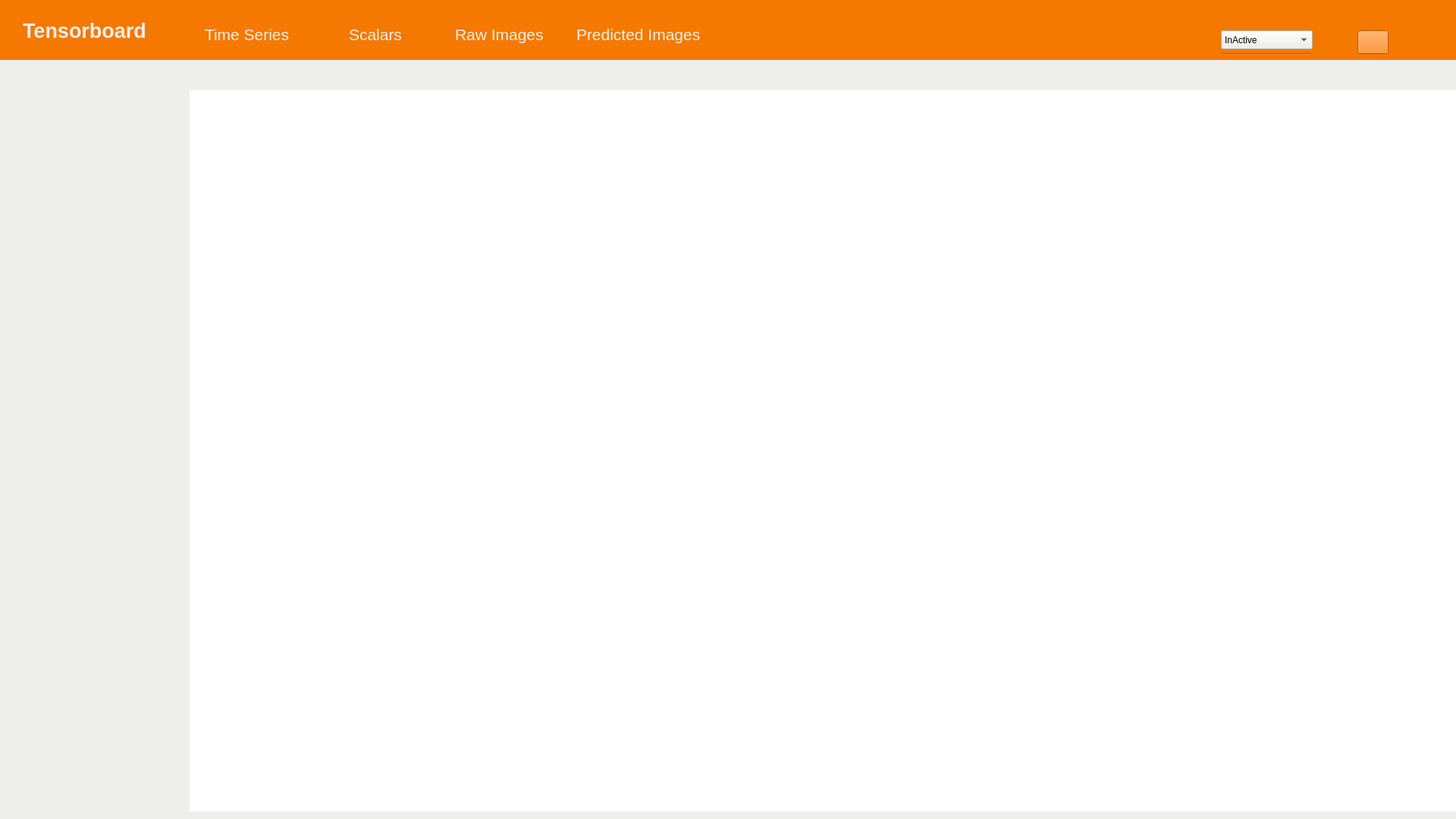
<?xml version="1.0" encoding="UTF-8"?>
<ui version="4.0">
 <class>Widget</class>
 <widget class="QWidget" name="Widget">
  <property name="geometry">
   <rect>
    <x>0</x>
    <y>0</y>
    <width>1920</width>
    <height>1080</height>
   </rect>
  </property>
  <property name="windowTitle">
   <string>Widget</string>
  </property>
  <widget class="QWidget" name="verticalLayoutWidget">
   <property name="geometry">
    <rect>
     <x>0</x>
     <y>0</y>
     <width>1921</width>
     <height>80</height>
    </rect>
   </property>
   <layout class="QVBoxLayout" name="verticalLayout">
    <item>
     <widget class="QWidget" name="widget" native="true">
      <property name="styleSheet">
       <string notr="true">background-color: rgb(245, 121, 0);</string>
      </property>
      <widget class="QLabel" name="label">
       <property name="geometry">
        <rect>
         <x>30</x>
         <y>20</y>
         <width>201</width>
         <height>41</height>
        </rect>
       </property>
       <property name="text">
        <string>&lt;html&gt;&lt;head/&gt;&lt;body&gt;&lt;p&gt;&lt;span style=&quot; font-size:20pt; font-weight:700; color:#eeeeec;&quot;&gt;Tensorboard&lt;/span&gt;&lt;/p&gt;&lt;/body&gt;&lt;/html&gt;</string>
       </property>
      </widget>
      <widget class="QLabel" name="label_2">
       <property name="geometry">
        <rect>
         <x>270</x>
         <y>30</y>
         <width>151</width>
         <height>31</height>
        </rect>
       </property>
       <property name="text">
        <string>&lt;html&gt;&lt;head/&gt;&lt;body&gt;&lt;p&gt;&lt;span style=&quot; font-size:16pt; color:#eeeeec;&quot;&gt;Time Series&lt;/span&gt;&lt;/p&gt;&lt;/body&gt;&lt;/html&gt;</string>
       </property>
      </widget>
      <widget class="QLabel" name="label_3">
       <property name="geometry">
        <rect>
         <x>460</x>
         <y>30</y>
         <width>91</width>
         <height>31</height>
        </rect>
       </property>
       <property name="text">
        <string>&lt;html&gt;&lt;head/&gt;&lt;body&gt;&lt;p&gt;&lt;span style=&quot; font-size:16pt; color:#eeeeec;&quot;&gt;Scalars&lt;/span&gt;&lt;/p&gt;&lt;/body&gt;&lt;/html&gt;</string>
       </property>
      </widget>
      <widget class="QLabel" name="label_4">
       <property name="geometry">
        <rect>
         <x>600</x>
         <y>30</y>
         <width>131</width>
         <height>31</height>
        </rect>
       </property>
       <property name="text">
        <string>&lt;html&gt;&lt;head/&gt;&lt;body&gt;&lt;p&gt;&lt;span style=&quot; font-size:16pt; color:#eeeeec;&quot;&gt;Raw Images&lt;/span&gt;&lt;/p&gt;&lt;/body&gt;&lt;/html&gt;</string>
       </property>
      </widget>
      <widget class="QLabel" name="label_5">
       <property name="geometry">
        <rect>
         <x>760</x>
         <y>30</y>
         <width>181</width>
         <height>31</height>
        </rect>
       </property>
       <property name="text">
        <string>&lt;html&gt;&lt;head/&gt;&lt;body&gt;&lt;p&gt;&lt;span style=&quot; font-size:16pt; color:#eeeeec;&quot;&gt;Predicted Images&lt;/span&gt;&lt;/p&gt;&lt;/body&gt;&lt;/html&gt;</string>
       </property>
      </widget>
      <widget class="Line" name="line">
       <property name="geometry">
        <rect>
         <x>1610</x>
         <y>70</y>
         <width>118</width>
         <height>3</height>
        </rect>
       </property>
       <property name="styleSheet">
        <string notr="true">border-color: rgb(238, 238, 236);
color: rgb(238, 238, 236);</string>
       </property>
       <property name="orientation">
        <enum>Qt::Horizontal</enum>
       </property>
      </widget>
      <widget class="QComboBox" name="comboBox">
       <property name="geometry">
        <rect>
         <x>1610</x>
         <y>40</y>
         <width>121</width>
         <height>25</height>
        </rect>
       </property>
       <property name="styleSheet">
        <string notr="true">background-color: rgb(238, 238, 236);</string>
       </property>
       <item>
        <property name="text">
         <string>InActive</string>
        </property>
       </item>
       <item>
        <property name="text">
         <string>Active</string>
        </property>
       </item>
      </widget>
      <widget class="QLabel" name="label_6">
       <property name="geometry">
        <rect>
         <x>1820</x>
         <y>30</y>
         <width>71</width>
         <height>31</height>
        </rect>
       </property>
       <property name="whatsThis">
        <string>&lt;html&gt;&lt;head/&gt;&lt;body&gt;&lt;p&gt;&lt;img src=&quot;:/Icons/settings.png&quot;/&gt;&lt;/p&gt;&lt;/body&gt;&lt;/html&gt;</string>
       </property>
       <property name="text">
        <string/>
       </property>
      </widget>
      <widget class="QPushButton" name="pushButton">
       <property name="geometry">
        <rect>
         <x>1790</x>
         <y>40</y>
         <width>41</width>
         <height>31</height>
        </rect>
       </property>
       <property name="whatsThis">
        <string>&lt;html&gt;&lt;head/&gt;&lt;body&gt;&lt;p&gt;&lt;img src=&quot;:/Icons/settings.png&quot;/&gt;&lt;/p&gt;&lt;/body&gt;&lt;/html&gt;</string>
       </property>
       <property name="styleSheet">
        <string notr="true">image: url(:/Icons/settings.png);</string>
       </property>
       <property name="text">
        <string/>
       </property>
      </widget>
     </widget>
    </item>
   </layout>
  </widget>
  <widget class="QWidget" name="widget_2" native="true">
   <property name="geometry">
    <rect>
     <x>0</x>
     <y>79</y>
     <width>1920</width>
     <height>1251</height>
    </rect>
   </property>
   <property name="styleSheet">
    <string notr="true">background-color: rgb(238, 238, 236);</string>
   </property>
   <widget class="QWidget" name="widget_3" native="true">
    <property name="geometry">
     <rect>
      <x>0</x>
      <y>0</y>
      <width>251</width>
      <height>1001</height>
     </rect>
    </property>
   </widget>
   <widget class="QWidget" name="widget_4" native="true">
    <property name="geometry">
     <rect>
      <x>250</x>
      <y>-10</y>
      <width>1671</width>
      <height>61</height>
     </rect>
    </property>
   </widget>
   <widget class="QWidget" name="widget_5" native="true">
    <property name="geometry">
     <rect>
      <x>250</x>
      <y>40</y>
      <width>1691</width>
      <height>951</height>
     </rect>
    </property>
    <property name="styleSheet">
     <string notr="true">background-color: rgb(255, 255, 255);</string>
    </property>
   </widget>
  </widget>
 </widget>
 <resources/>
 <connections/>
</ui>
